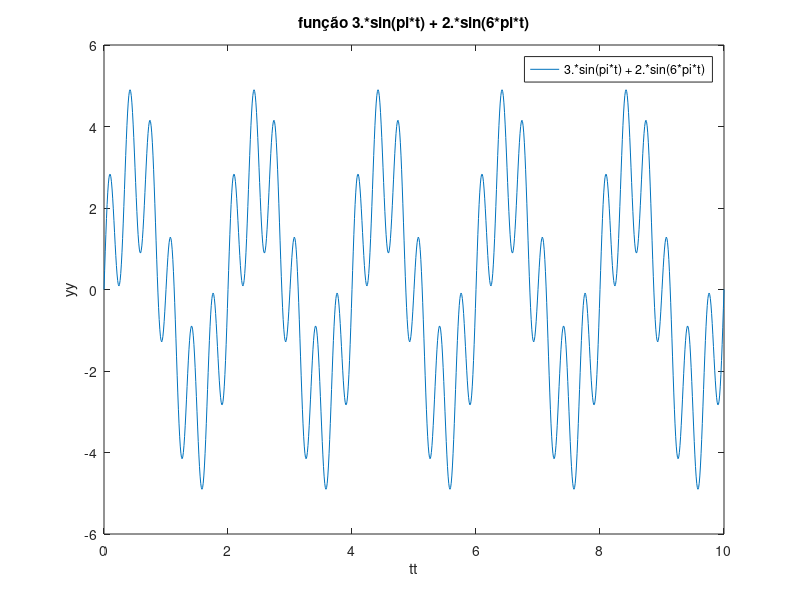

Write MATLAB code to recreate this figure.
%alinea d)
t = 0:0.01:10;
wt = 3.*sin(pi*t) + 2.*sin(6*pi*t);
plot(t, wt) 
title('função 3.*sin(pi*t) + 2.*sin(6*pi*t)')
xlabel('tt')
ylabel('yy')
legend('3.*sin(pi*t) + 2.*sin(6*pi*t)')